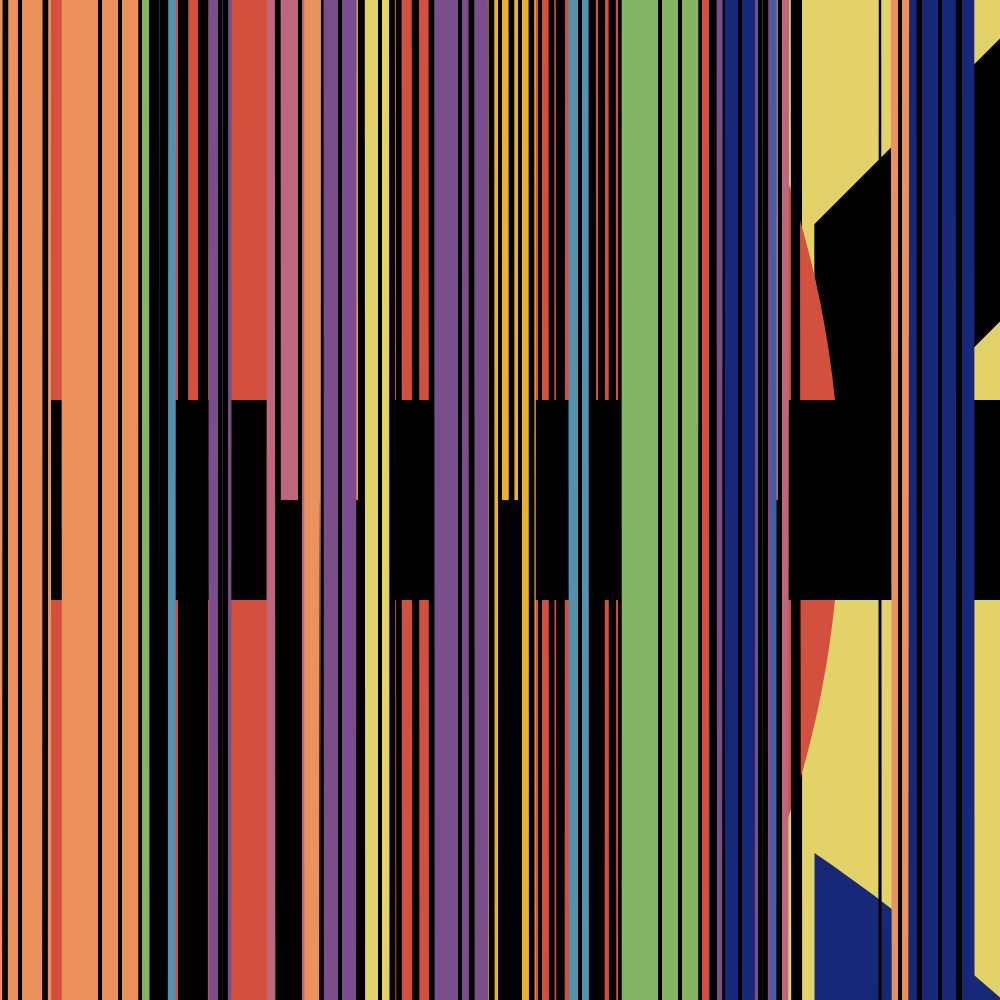
Frame 1 (no input)
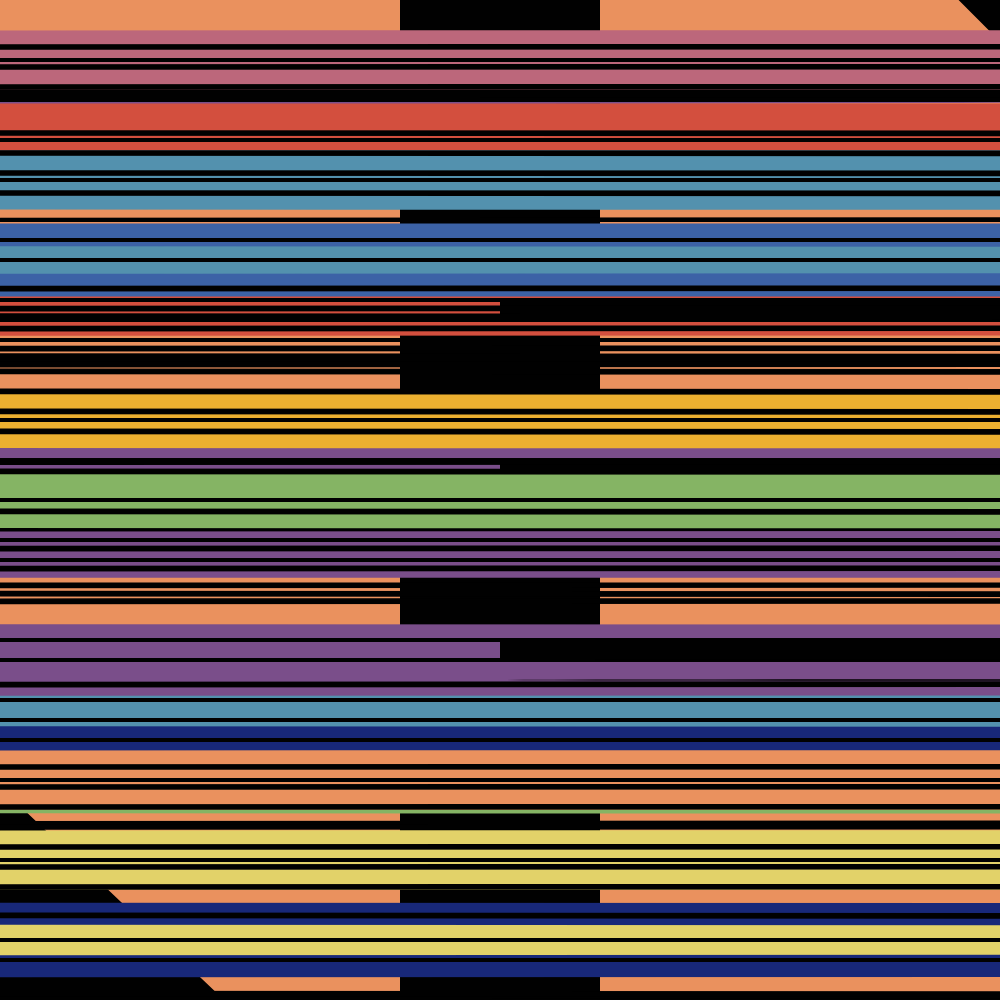
Frame 2 (the mouse pressed at the canvas centre, redrawn once)

The p5.js sketch that drew these frames (run headless with seeded random() and noise() and a simulated clock; the mouse was pressed at the canvas centre and the sketch redrawn once):

// p5.js sketch
// ── sketch.js
let g;
let cp = ["#5391AE", "#85B464", "#E2D269", "#EA915E", "#BC677B", "#7A4E8A", "#182879", "#3C62A6", "#ECB030", "#D34F3E"];

function setup() {
  createCanvas((w = windowHeight), w);
  angleMode(DEGREES);
  rectMode(CENTER);
  noLoop();

  g = w / 12.5;
}

function draw() {
  background(25);
  translate(w / 2, w / 2);

  rotate(random([0, 90, -90, 180]));
  scale(random([-50, 50]), 1);

  translate(-w / 2, -w / 2);

  for (let x = g / 2; x <= w - g / 2; x += g) {
    for (let y = g / 2; y <= w - g / 2; y += g) {
      push();
      translate(x, y);
      rotate(random([0, 90, -90, 180]));
      scale(random([-50, 50]), 1);

      fill(cp[int(random(cp.length))]);
      noStroke();
      let er = random([g / 2, g]);
      ellipse(g / 4, -g / 4, er, er);

      stroke(1);
      strokeWeight(g / 20);
      noFill();

      beginShape();
      vertex(-g / 2, g / 2);
      vertex(0, 0);
      vertex(g / 2, 0);
      endShape();

      beginShape();
      vertex(1, g / 2);
      vertex(g / 4, g / 4);
      vertex(g / 2, g / 4);
      endShape();

      beginShape();
      vertex(-g / 2, 0);
      vertex(-g / 4, -g / 4);
      vertex(g / 2, -g / 4);
      endShape();

      line(-g / 4, -g / 4, 0, -g / 2);
      line(-g / 2.7, -g / 2, -g / 2.7, -g / 7);
      line(g / 2, g / 3, g / 2, g / 2);

      let lx = random([0, g / 4]);
      line(lx, -g / 4, lx, 0);
      let lx2 = random([g / 4, g / 2.7]);
      line(lx2, g / 4, lx2, 0);

      if (int(random(2)) == 0) {
        line(-g / 4, g / 2, 0, g / 4);
      }
      if (int(random(2)) == 0) {
        line(0, -g / 4, -g / 2, g / 4);
      }
      pop();
    }
  }
}

function keyPressed() {
  redraw();
}
